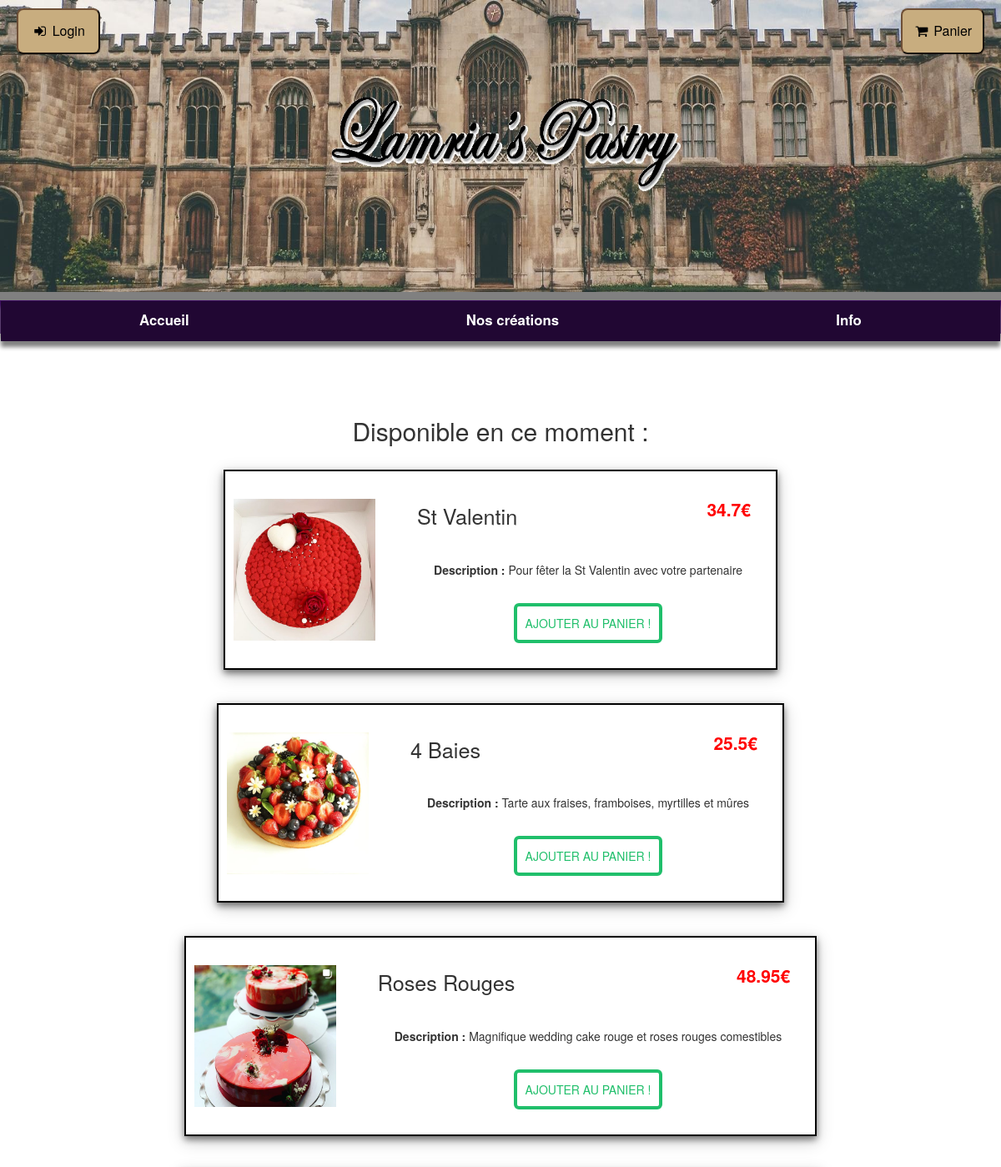
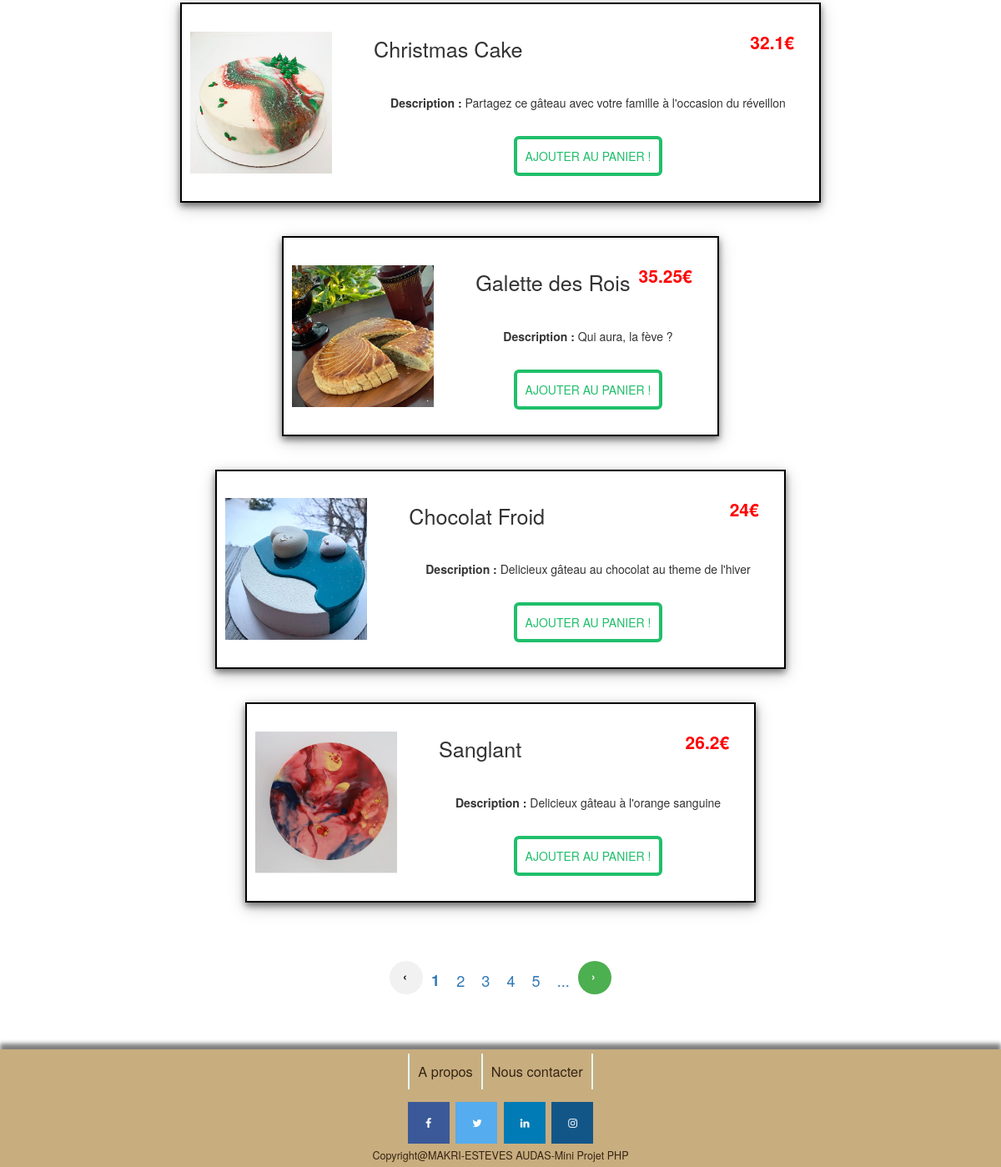
/controler/articles.ctrl.php?page=type1, run on the app's committed database (2 pictures, top to bottom).
### tables this page shows
CREATE TABLE article (
  nom STRING,
  description STRING,
  prix float,
  ref STRING,
  photo STRING,
  type STRING
  );

### framework/view.class.php (called while the page is built, shortened)
<?php
class View {
  function display(string $filename) {
      $p = "../view/".$filename;
    include($p);
  }
}
?>

### controler/articles.ctrl.php (called while the page is built, shortened)
<?php
require_once('../model/Article.class.php');
require_once('../framework/view.class.php');
$articlesDOA = new ArticleDOA();
$articles = $articlesDOA->getAll();
$view = new View('articles.view.php');
$view->assign('articles',$articles);
$view->display('articles.view.php');
?>

### model/Article.class.php (the view, shortened to what this page needs)
<?php
class ArticleDOA {
  private $bdd;
  function __construct() {
    try {
      $this->bdd = new PDO('sqlite:../data/sqlite/base.db');
    } catch (PDOException $e) {
        echo 'Connexion échouée : ' . $e->getMessage();
    }
  }
  public function getAll() : array {
    $requete = $this->bdd->query("SELECT * FROM article");
    $result = $requete->fetchAll(PDO::FETCH_CLASS,"Article");
    return $result;
  }
}
class Article {
  public $nom;
  public $description;
  public $prix;
  public $ref;
  public $photo;
  public function getcorps($page): string{
      $corps = '
      <div class="article">
        <img src="../view/design/'.$this->photo.'" >
        <div>
            <div class="header">
              <h1>'.$this->nom.'</h1>
              <p>'.$this->prix.'€</p>
            </div>
            <p><b>Description :</b> '.$this->description.'</p>
            <div class="button_cont" align="center"><a class="example_d" href="?page='.$page.'&action=add&article='.$this->ref.'" >Ajouter au panier !</a></div>
        </div>
      </div>
      ';
      return $corps;
  }
}
 ?>

### view/squelette.view.php (shortened to what this page needs)
<?php
class squelette{
  function __construct($css,$connecte) {
    if (!$connecte) {
      $bouton = '
      <form action="../controler/user.ctrl.php">
          <button class="login"><i class="fa fa-sign-in"></i> Login </button>
      </form>
      ';
    }else {
      $bouton = '
      <form action="../controler/espace.ctrl.php">
          <button class="espacePerso"><i class="fa fa-user"></i>Espace personnel</button>
      </form>
      ';
    }
    $this->header = '
    <html lang="en">
    <head>
      <link rel="stylesheet" type="text/css" href="../view/design/'.$css.'">
      <title>Articles</title>
      <meta charset="utf-8">
      <meta name="viewport" content="width=device-width, initial-scale=1">
      <link rel="stylesheet" href="https://maxcdn.bootstrapcdn.com/bootstrap/3.4.0/css/bootstrap.min.css">
      <link rel="stylesheet" href="https://cdnjs.cloudflare.com/ajax/libs/font-awesome/4.7.0/css/font-awesome.min.css">
      <script src="https://ajax.googleapis.com/ajax/libs/jquery/3.4.1/jquery.min.js"></script>
      <script src="https://maxcdn.bootstrapcdn.com/bootstrap/3.4.0/js/bootstrap.min.js"></script>
      <link rel="icon" type="image/png" href="favicon.png" />
    </head>
    <header>
        <img src="../view/design/banner.jpg" alt="Banniere">
        <div class="navbar">
            <ul>
              <li><a href="../controler/main.ctrl.php">Accueil</a></li>
              <li><a href="#" aria-haspopup="true">Nos créations</a>
                <ul class="dropdown" aria-label="submenu">
                  <li><a href="../controler/articles.ctrl.php?page=type1">Gâteaux</a></li>
                  <li><a href="../controler/articles.ctrl.php?page=type2">Petites faims</a></li>
                  <li><a href="../controler/articles.ctrl.php?page=type">Toute les créations</a></li>
                </ul>
              </li>
              <li><a href="../view/info.view.php">Info</a></li>
            </ul>
        </div>
    </header>
    <body>
<form action="../controler/panier.ctrl.php">
    <button class="panier"><i class="fa fa-shopping-cart"></i> Panier </button>
</form>
'.$bouton.'
    ';
    $this->footer = '
      </body>
      <footer>
        <div class="footer">
          <ul>
            <li><a href="#">A propos</a></li>
            <li><a href="#">Nous contacter</a></li>
          </ul>
        <a href="https://www.facebook.com/" class="fa fa-facebook"></a>
        <a href="https://twitter.com/" class="fa fa-twitter"></a>
        <a href="https://fr.linkedin.com/" class="fa fa-linkedin"></a>
        <a href="https://www.instagram.com/lamria.pastry/" class="fa fa-instagram"></a>
          <p>Copyright@MAKRI-ESTEVES AUDAS-Mini Projet PHP</p>
        </div>
      </footer>
      </html>
      ';
  }
}
 ?>

### view/articles.view.php
<?php
require_once('squelette.view.php');
if (isset($_SESSION['user'])) {
  $connecte = true;
}else {
  $connecte = false;
}
$squelette = new squelette('stylesheet2.css',$connecte);
echo "$squelette->header";
 ?>
<div class="body">
  <h2>Disponible en ce moment :</h2>
  <div class="liste">
<?php
$letype = $_GET['page'];
foreach ($articles as $key => $value) {
 if ($letype == $value->type || $letype == 'type') {
   echo " <div class=\"ligne\"> ";
   $case = $value->getcorps($letype);
   echo "$case";
   echo "  </div>";
 }
}
?>
  <div class="pages">
    <a href="#" class="previous round"><b>&#8249;</b></a>
    <ul>
      <li> <a href="#">1</a> </li>
      <li> <a href="#">2</a> </li>
      <li> <a href="#">3</a> </li>
      <li> <a href="#">4</a> </li>
      <li> <a href="#">5</a> </li>
      <li> <a>...</a> </li>
    </ul>
    <a href="#" class="next round"><b>&#8250;</b></a>
  </div>
</div>
<?php
echo "$squelette->footer";
 ?>

### view/design/stylesheet2.css (style rules this page uses)
header { background-color: #3e0d61; display: flex; text-align: left; align-items:flex-start; display: flex; flex-direction: column; margin-bottom: 100px; box-shadow: 0px 7px 5px grey; height: 400px; }
.navbar { width: 100%; display: flex; justify-content: space-around; width: 30px 20px 40px 20px; }
header img { width: 100%; height: 90%; border-bottom: 10px solid gray; }
button.panier { position: absolute; top : 0px; right: 0px; height: 30px; color : black; border-color: #6E4F36; border-radius: 8px; background-color: #c8ad7f; margin: 10px 20px 0px 0px; padding: 5px; width: 100px; height: 55px; font-size: 16px; cursor: pointer; }
button.login { position: absolute; top : 0px; left: 0px; height: 30px; color : black; border-color: #6E4F36; border-radius: 8px; background-color: #c8ad7f; margin: 10px 0px 0px 20px; padding: 5px; width: 100px; height: 55px; font-size: 16px; cursor: pointer; }
h2 { text-align: center; }
.ligne { display: flex; flex-direction: row; justify-content: space-around; }
.article { display: flex; border: solid black 2px; margin: 20px; flex-direction: row; justify-content: space-around; align-items: center; height: auto; box-shadow: 0 4px 8px 0 rgba(0, 0, 0, 0.5), 0 6px 20px 0 rgba(0, 0, 0, 0.19); }
.article img { height: 170px; width: 170px; margin: 10px; }
.article > div { padding-left: 20px; margin: 20px; display: flex; flex-direction: column; align-items: center; justify-content: space-between; }
.article > div > p { margin : 20px; }
.header { display: flex; flex-direction: row; justify-content: space-between; margin-bottom: 10px; width: 100%; }
.article > div > div > p { color : red; font-weight: bolder; font-size: 1.5em; margin: 10px; }
.article > div > div > h1 { font-size: 180%; }
.example_d { color: #20bf6b !important; text-transform: uppercase; background: #ffffff; padding: 10px; margin: 10px; border: 4px solid #20bf6b !important; border-radius: 6px; display: inline-block; transition: all 0.3s ease 0s; }
.pages { display: flex; justify-content: center; margin-top: 50px; }
.pages > a { text-decoration: none; display: inline-block; padding: 8px 16px; }
.pages ul { display: flex; justify-content: center; padding: 0px; }
.pages ul li:first-child { font-weight: bolder; }
.pages li { list-style: none; padding: 0 5px; font-size: 130%; padding: 10px; }
.previous { background-color: #f1f1f1; color: black; width: 40px; height: 40px; }
.next { background-color: #4CAF50; color: white; width: 40px; height: 40px; }
.round { border-radius: 50%; }
footer { background-color: #c8ad7f; display: flex; justify-content: center; text-align: center; font-size: 0.9em; color: black; padding: 5px; box-shadow: -0px -7px 5px grey; margin-top: 50px; }
footer p { display: flex; justify-content: center; margin: 0; color: #362514; }
footer ul { display: flex; justify-content: center; padding: 0px; }
footer li { list-style: none; border-right: 2px solid #e3f8f3; padding: 0 5px; font-size: 130%; padding: 10px; }
footer ul li:first-child { border-left: 2px solid #e3f8f3; }
footer a { color: #362514; text-decoration: none; }
.fa { padding: 20px; font-size: 30px; width: 50px; height: 50px; text-align: center; text-decoration: none; margin: 5px 2px; }
i.fa { width: 20px; height: 20px; }
.fa-facebook { background: #3B5998; color: white; }
.fa-twitter { background: #55ACEE; color: white; }
.fa-linkedin { background: #007bb5; color: white; }
.fa-instagram { background: #125688; color: white; }
.fa-shopping-cart { padding: 0px; margin: 0px; }
.fa-sign-in { padding: 0px; margin: 0px; }
.navbar { width: 100%; margin: 0px; border: none; display: flex; justify-content: space-between; }
.navbar a { text-decoration: none; font-size: 120%; font-weight: bold; }
.navbar ul { background: #210733; list-style: none; margin: 0; padding-left: 0; display: flex; justify-content: space-around; box-shadow: 0px 7px 5px grey; }
.navbar > ul { background: #210733; list-style: none; margin: 0; padding-left: 0; display: flex; justify-content: space-around; width: 100%; box-shadow: 0px 7px 5px grey; }
.navbar li { color: #fff; background: #210733; display: block; float: left; padding: 1rem; position: relative; text-decoration: none; transition-duration: 0.5s; }
.navbar li a { color: #fff; }

### data on the page
article: photo (picture), nom "St Valentin", prix "34.7", description "Pour fêter la St Valentin avec votre partenaire"
article: photo (picture), nom "4 Baies", prix "25.5", description "Tarte aux fraises, framboises, myrtilles et mûres"
article: photo (picture), nom "Roses Rouges", prix "48.95", description "Magnifique wedding cake rouge et roses rouges comestibles"
article: photo (picture), nom "Christmas Cake", prix "32.1", description "Partagez ce gâteau avec votre famille à l'occasion du réveillon"
article: photo (picture), nom "Galette des Rois", prix "35.25", description "Qui aura, la fève ?"
article: photo (picture), nom "Chocolat Froid", prix "24", description "Delicieux gâteau au chocolat au theme de l'hiver"
article: photo (picture), nom "Sanglant", prix "26.2", description "Delicieux gâteau à l'orange sanguine"
